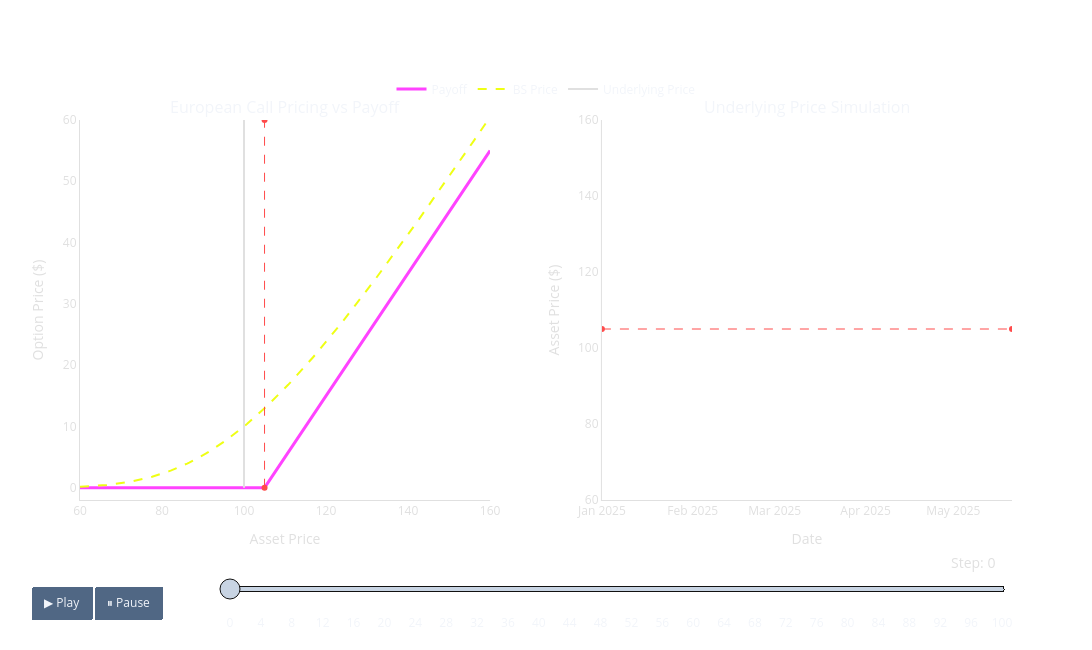

Notebook source saved alongside this figure:
### Markdown cell above
###### ______________________________________________________________________________________________________________________________________

##### Black-Scholes Pricing Argument

Black-Scholes suggest we can create a portfolio *today* and hold it to maturity such that we can *replicate* every possible payoff of the contract above.

If our portfolio matches every possible payoff of the option in the future *today*, the portfolio must hold the same value as the option contract by a no arbitrage assumption.

In other words, if they didn't match, we could just go long one and short there would be arbitrage!

Turns out, the constructed portfolio that replicates the option payoff, in a Black-Scholes framework, yields a parabolic PDE.

$$
\frac{\partial V}{\partial t} + \frac{1}{2} \sigma^2 S^2 \frac{\partial^2 V}{\partial S^2} + r S \frac{\partial V}{\partial S} - r V = 0
$$

This Black-Scholes Equation which can be solved for the pricing model or pricing functional giving us the price today under the model assumptions.

$$
 C_t(S_0, K, T, r, \sigma) = S_0 N(d_1) - K e^{-rT} N(d_2)
$$

### Code cell
import numpy as np
import pandas as pd
import plotly.graph_objects as go
from plotly.subplots import make_subplots
from scipy.stats import norm

# --- 1. Parameters & Data Generation ---
S0 = 100        # Initial price
K = 105         # Strike price
T = 1.0         # Time to maturity (1 year)
r = 0.05        # Risk-free rate
vol = 0.25      # Volatility
n_steps = 100   # Number of simulation steps
dt = T / n_steps

def call_payoff(S, K):
    return np.maximum(S - K, 0)

def black_scholes_call(S, K, T, r, sigma):
    # Avoid division by zero as T -> 0
    if T <= 1e-5:
        return np.maximum(S - K, 0)
    
    d1 = (np.log(S / K) + (r + 0.5 * sigma ** 2) * T) / (sigma * np.sqrt(T))
    d2 = d1 - sigma * np.sqrt(T)
    call_price = (S * norm.cdf(d1)) - (K * np.exp(-r * T) * norm.cdf(d2))
    return call_price

# Generate a Price Path
np.random.seed(42)
rets = np.random.normal((r - 0.5 * vol**2) * dt, vol * np.sqrt(dt), n_steps)
path = S0 * np.exp(np.cumsum(rets))
path = np.insert(path, 0, S0)
dates = pd.date_range(start='2025-01-01', periods=n_steps+1, freq='B')

S_range = np.linspace(60, 160, 200)
payoff_vals = call_payoff(S_range, K)

# Colors - Neon Theme
off_white = "#e0e0e0"
strike_color = "#ff4b4b"
payoff_color = "#ff43ff"   # Neon Pink
bs_color = "#efff14"       # Neon Yellow
path_color = "#00f2ff"     # Neon Cyan

# --- 2. Figure Setup ---
fig = make_subplots(
    rows=1, cols=2,
    subplot_titles=("European Call Pricing vs Payoff", "Underlying Price Simulation"),
    horizontal_spacing=0.12
)

# Initial Black-Scholes Curve (at t=0)
bs_initial = black_scholes_call(S_range, K, T, r, vol)

# Base traces
# 1. Payoff
fig.add_trace(go.Scatter(x=S_range, y=payoff_vals, name="Payoff",
                         line=dict(color=payoff_color, width=3)), row=1, col=1)

# 2. Black-Scholes Curve
fig.add_trace(go.Scatter(x=S_range, y=bs_initial, name="BS Price",
                         line=dict(color=bs_color, width=2, dash='dash')), row=1, col=1)

# 3. Strike Line (Hidden from legend to avoid clutter)
fig.add_trace(go.Scatter(x=[K, K], y=[0, 60], showlegend=False,
                         line=dict(color=strike_color, width=1, dash='dash')), row=1, col=1)

# 4. Current Price Marker (UPDATED: Added Label)
fig.add_trace(go.Scatter(x=[S0, S0], y=[0, 60], name="Underlying Price", showlegend=True,
                         line=dict(color=off_white, width=2), mode='lines'), row=1, col=1)

# 5. Strike Line Col 2
fig.add_trace(go.Scatter(x=[dates[0], dates[-1]], y=[K, K], showlegend=False,
                         line=dict(color=strike_color, width=1, dash='dash')), row=1, col=2)

# 6. Path
fig.add_trace(go.Scatter(x=[dates[0]], y=[S0], showlegend=False,
                         line=dict(color=path_color, width=2.5), mode='lines'), row=1, col=2)

# --- 3. Animation Frames & Slider Steps ---
frames = []
slider_steps = []

for i in range(n_steps + 1):
    current_price = path[i]
    T_remaining = T - (i * dt) 
    
    bs_current = black_scholes_call(S_range, K, T_remaining, r, vol)
    frame_name = f"f{i}"
    
    frames.append(go.Frame(
        data=[
            # Col 1: Payoff
            go.Scatter(x=S_range, y=payoff_vals, line=dict(color=payoff_color, width=3)),
            # Col 1: BS Curve
            go.Scatter(x=S_range, y=bs_current, line=dict(color=bs_color, width=2, dash='dash')),
            # Col 1: Strike Line
            go.Scatter(x=[K, K], y=[0, 60], line=dict(color=strike_color, width=1, dash='dash')),
            # Col 1: Current Price (Moving)
            go.Scatter(x=[current_price, current_price], y=[0, 60], line=dict(color=off_white, width=2), mode='lines'),
            
            # Col 2: Strike Line
            go.Scatter(x=[dates[0], dates[-1]], y=[K, K], line=dict(color=strike_color, width=1, dash='dash')),
            # Col 2: Path
            go.Scatter(x=dates[:i+1], y=path[:i+1], line=dict(color=path_color, width=2.5), mode='lines')
        ],
        name=frame_name
    ))
    
    step = {
        "args": [[frame_name], {"frame": {"duration": 0, "redraw": False}, "mode": "immediate", "fromcurrent": True}],
        "label": str(i),
        "method": "animate"
    }
    slider_steps.append(step)

fig.frames = frames

# --- 4. Layout with Buttons and Slider ---
fig.update_layout(
    template="plotly_dark",
    paper_bgcolor='rgba(0,0,0,0)',
    plot_bgcolor='rgba(0,0,0,0)',
    height=650, width=1200,
    # UPDATED: Increased top margin to make room for higher legend
    margin=dict(t=120, b=150), 
    
    # UPDATED: Raised legend position (y=1.12)
    legend=dict(orientation="h", y=1.12, x=0.5, xanchor="center"),
    
    updatemenus=[{
        "type": "buttons",
        "buttons": [
            {
                "label": "▶ Play",
                "method": "animate",
                "args": [None, {"frame": {"duration": 20, "redraw": False}, "fromcurrent": True}]
            },
            {
                "label": "⏸ Pause",
                "method": "animate",
                "args": [[None], {"frame": {"duration": 0, "redraw": False}, "mode": "immediate", "fromcurrent": True}]
            }
        ],
        "direction": "left",
        "pad": {"r": 10, "t": 87},
        "showactive": False,
        "x": 0.1,
        "xanchor": "right",
        "y": 0,
        "yanchor": "top"
    }],
    sliders=[{
        "active": 0,
        "yanchor": "top",
        "xanchor": "left",
        "currentvalue": {
            "font": {"size": 14, "color": off_white},
            "prefix": "Step: ",
            "visible": True,
            "xanchor": "right"
        },
        "transition": {"duration": 0},
        "pad": {"b": 10, "t": 50},
        "len": 0.85,
        "x": 0.15,
        "y": 0,
        "steps": slider_steps
    }]
)

axis_style = dict(
    showgrid=True, gridcolor='rgba(255,255,255,0.15)',
    tickfont=dict(color=off_white), linecolor=off_white,
    zeroline=False, title_font=dict(color=off_white)
)

fig.update_xaxes(axis_style, range=[60, 160], title_text="Asset Price", row=1, col=1)
fig.update_yaxes(axis_style, range=[-2, 60], title_text="Option Price ($)", row=1, col=1)
fig.update_xaxes(axis_style, range=[dates[0], dates[-1]], title_text="Date", row=1, col=2)
fig.update_yaxes(axis_style, range=[60, 160], title_text="Asset Price ($)", row=1, col=2)

fig.show()

### Figure 1 — Plotly figure (JSON) as saved in the notebook; plotly's stock layout.template omitted (floating-point values rounded to 4 significant figures; data arrays with more than 128 entries replaced by an {"elided": "..."} marker saying what was removed)
{"data": [{"line": {"color": "#ff43ff", "width": 3}, "name": "Payoff", "type": "scatter", "x": {"elided": "200 float values"}, "xaxis": "x", "y": {"elided": "200 float values"}, "yaxis": "y"}, {"line": {"color": "#efff14", "dash": "dash", "width": 2}, "name": "BS Price", "type": "scatter", "x": {"elided": "200 float values"}, "xaxis": "x", "y": {"elided": "200 float values"}, "yaxis": "y"}, {"line": {"color": "#ff4b4b", "dash": "dash", "width": 1}, "showlegend": false, "type": "scatter", "x": [105, 105], "xaxis": "x", "y": [0, 60], "yaxis": "y"}, {"line": {"color": "#e0e0e0", "width": 2}, "mode": "lines", "name": "Underlying Price", "showlegend": true, "type": "scatter", "x": [100, 100], "xaxis": "x", "y": [0, 60], "yaxis": "y"}, {"line": {"color": "#ff4b4b", "dash": "dash", "width": 1}, "showlegend": false, "type": "scatter", "x": ["2025-01-01T00:00:00", "2025-05-21T00:00:00"], "xaxis": "x2", "y": [105, 105], "yaxis": "y2"}, {"line": {"color": "#00f2ff", "width": 2.5}, "mode": "lines", "showlegend": false, "type": "scatter", "x": ["2025-01-01T00:00:00"], "xaxis": "x2", "y": [100], "yaxis": "y2"}], "layout": {"annotations": [{"font": {"size": 16}, "showarrow": false, "text": "European Call Pricing vs Payoff", "x": 0.22, "xanchor": "center", "xref": "paper", "y": 1, "yanchor": "bottom", "yref": "paper"}, {"font": {"size": 16}, "showarrow": false, "text": "Underlying Price Simulation", "x": 0.78, "xanchor": "center", "xref": "paper", "y": 1, "yanchor": "bottom", "yref": "paper"}], "height": 650, "legend": {"orientation": "h", "x": 0.5, "xanchor": "center", "y": 1.12}, "margin": {"b": 150, "t": 120}, "paper_bgcolor": "rgba(0,0,0,0)", "plot_bgcolor": "rgba(0,0,0,0)", "sliders": [{"active": 0, "currentvalue": {"font": {"color": "#e0e0e0", "size": 14}, "prefix": "Step: ", "visible": true, "xanchor": "right"}, "len": 0.85, "pad": {"b": 10, "t": 50}, "steps": [{"args": [["f0"], {"frame": {"duration": 0, "redraw": false}, "fromcurrent": true, "mode": "immediate"}], "label": "0", "method": "animate"}, {"args": [["f1"], {"frame": {"duration": 0, "redraw": false}, "fromcurrent": true, "mode": "immediate"}], "label": "1", "method": "animate"}, {"args": [["f2"], {"frame": {"duration": 0, "redraw": false}, "fromcurrent": true, "mode": "immediate"}], "label": "2", "method": "animate"}, {"args": [["f3"], {"frame": {"duration": 0, "redraw": false}, "fromcurrent": true, "mode": "immediate"}], "label": "3", "method": "animate"}, {"args": [["f4"], {"frame": {"duration": 0, "redraw": false}, "fromcurrent": true, "mode": "immediate"}], "label": "4", "method": "animate"}, {"args": [["f5"], {"frame": {"duration": 0, "redraw": false}, "fromcurrent": true, "mode": "immediate"}], "label": "5", "method": "animate"}, {"args": [["f6"], {"frame": {"duration": 0, "redraw": false}, "fromcurrent": true, "mode": "immediate"}], "label": "6", "method": "animate"}, {"args": [["f7"], {"frame": {"duration": 0, "redraw": false}, "fromcurrent": true, "mode": "immediate"}], "label": "7", "method": "animate"}, {"args": [["f8"], {"frame": {"duration": 0, "redraw": false}, "fromcurrent": true, "mode": "immediate"}], "label": "8", "method": "animate"}, {"args": [["f9"], {"frame": {"duration": 0, "redraw": false}, "fromcurrent": true, "mode": "immediate"}], "label": "9", "method": "animate"}, {"args": [["f10"], {"frame": {"duration": 0, "redraw": false}, "fromcurrent": true, "mode": "immediate"}], "label": "10", "method": "animate"}, {"args": [["f11"], {"frame": {"duration": 0, "redraw": false}, "fromcurrent": true, "mode": "immediate"}], "label": "11", "method": "animate"}, {"args": [["f12"], {"frame": {"duration": 0, "redraw": false}, "fromcurrent": true, "mode": "immediate"}], "label": "12", "method": "animate"}, {"args": [["f13"], {"frame": {"duration": 0, "redraw": false}, "fromcurrent": true, "mode": "immediate"}], "label": "13", "method": "animate"}, {"args": [["f14"], {"frame": {"duration": 0, "redraw": false}, "fromcurrent": true, "mode": "immediate"}], "label": "14", "method": "animate"}, {"args": [["f15"], {"frame": {"duration": 0, "redraw": false}, "fromcurrent": true, "mode": "immediate"}], "label": "15", "method": "animate"}, {"args": [["f16"], {"frame": {"duration": 0, "redraw": false}, "fromcurrent": true, "mode": "immediate"}], "label": "16", "method": "animate"}, {"args": [["f17"], {"frame": {"duration": 0, "redraw": false}, "fromcurrent": true, "mode": "immediate"}], "label": "17", "method": "animate"}, {"args": [["f18"], {"frame": {"duration": 0, "redraw": false}, "fromcurrent": true, "mode": "immediate"}], "label": "18", "method": "animate"}, {"args": [["f19"], {"frame": {"duration": 0, "redraw": false}, "fromcurrent": true, "mode": "immediate"}], "label": "19", "method": "animate"}, {"args": [["f20"], {"frame": {"duration": 0, "redraw": false}, "fromcurrent": true, "mode": "immediate"}], "label": "20", "method": "animate"}, {"args": [["f21"], {"frame": {"duration": 0, "redraw": false}, "fromcurrent": true, "mode": "immediate"}], "label": "21", "method": "animate"}, {"args": [["f22"], {"frame": {"duration": 0, "redraw": false}, "fromcurrent": true, "mode": "immediate"}], "label": "22", "method": "animate"}, {"args": [["f23"], {"frame": {"duration": 0, "redraw": false}, "fromcurrent": true, "mode": "immediate"}], "label": "23", "method": "animate"}, {"args": [["f24"], {"frame": {"duration": 0, "redraw": false}, "fromcurrent": true, "mode": "immediate"}], "label": "24", "method": "animate"}, {"args": [["f25"], {"frame": {"duration": 0, "redraw": false}, "fromcurrent": true, "mode": "immediate"}], "label": "25", "method": "animate"}, {"args": [["f26"], {"frame": {"duration": 0, "redraw": false}, "fromcurrent": true, "mode": "immediate"}], "label": "26", "method": "animate"}, {"args": [["f27"], {"frame": {"duration": 0, "redraw": false}, "fromcurrent": true, "mode": "immediate"}], "label": "27", "method": "animate"}, {"args": [["f28"], {"frame": {"duration": 0, "redraw": false}, "fromcurrent": true, "mode": "immediate"}], "label": "28", "method": "animate"}, {"args": [["f29"], {"frame": {"duration": 0, "redraw": false}, "fromcurrent": true, "mode": "immediate"}], "label": "29", "method": "animate"}, {"args": [["f30"], {"frame": {"duration": 0, "redraw": false}, "fromcurrent": true, "mode": "immediate"}], "label": "30", "method": "animate"}, {"args": [["f31"], {"frame": {"duration": 0, "redraw": false}, "fromcurrent": true, "mode": "immediate"}], "label": "31", "method": "animate"}, {"args": [["f32"], {"frame": {"duration": 0, "redraw": false}, "fromcurrent": true, "mode": "immediate"}], "label": "32", "method": "animate"}, {"args": [["f33"], {"frame": {"duration": 0, "redraw": false}, "fromcurrent": true, "mode": "immediate"}], "label": "33", "method": "animate"}, {"args": [["f34"], {"frame": {"duration": 0, "redraw": false}, "fromcurrent": true, "mode": "immediate"}], "label": "34", "method": "animate"}, {"args": [["f35"], {"frame": {"duration": 0, "redraw": false}, "fromcurrent": true, "mode": "immediate"}], "label": "35", "method": "animate"}, {"args": [["f36"], {"frame": {"duration": 0, "redraw": false}, "fromcurrent": true, "mode": "immediate"}], "label": "36", "method": "animate"}, {"args": [["f37"], {"frame": {"duration": 0, "redraw": false}, "fromcurrent": true, "mode": "immediate"}], "label": "37", "method": "animate"}, {"args": [["f38"], {"frame": {"duration": 0, "redraw": false}, "fromcurrent": true, "mode": "immediate"}], "label": "38", "method": "animate"}, {"args": [["f39"], {"frame": {"duration": 0, "redraw": false}, "fromcurrent": true, "mode": "immediate"}], "label": "39", "method": "animate"}, {"args": [["f40"], {"frame": {"duration": 0, "redraw": false}, "fromcurrent": true, "mode": "immediate"}], "label": "40", "method": "animate"}, {"args": [["f41"], {"frame": {"duration": 0, "redraw": false}, "fromcurrent": true, "mode": "immediate"}], "label": "41", "method": "animate"}, {"args": [["f42"], {"frame": {"duration": 0, "redraw": false}, "fromcurrent": true, "mode": "immediate"}], "label": "42", "method": "animate"}, {"args": [["f43"], {"frame": {"duration": 0, "redraw": false}, "fromcurrent": true, "mode": "immediate"}], "label": "43", "method": "animate"}, {"args": [["f44"], {"frame": {"duration": 0, "redraw": false}, "fromcurrent": true, "mode": "immediate"}], "label": "44", "method": "animate"}, {"args": [["f45"], {"frame": {"duration": 0, "redraw": false}, "fromcurrent": true, "mode": "immediate"}], "label": "45", "method": "animate"}, {"args": [["f46"], {"frame": {"duration": 0, "redraw": false}, "fromcurrent": true, "mode": "immediate"}], "label": "46", "method": "animate"}, {"args": [["f47"], {"frame": {"duration": 0, "redraw": false}, "fromcurrent": true, "mode": "immediate"}], "label": "47", "method": "animate"}, {"args": [["f48"], {"frame": {"duration": 0, "redraw": false}, "fromcurrent": true, "mode": "immediate"}], "label": "48", "method": "animate"}, {"args": [["f49"], {"frame": {"duration": 0, "redraw": false}, "fromcurrent": true, "mode": "immediate"}], "label": "49", "method": "animate"}, {"args": [["f50"], {"frame": {"duration": 0, "redraw": false}, "fromcurrent": true, "mode": "immediate"}], "label": "50", "method": "animate"}, {"args": [["f51"], {"frame": {"duration": 0, "redraw": false}, "fromcurrent": true, "mode": "immediate"}], "label": "51", "method": "animate"}, {"args": [["f52"], {"frame": {"duration": 0, "redraw": false}, "fromcurrent": true, "mode": "immediate"}], "label": "52", "method": "animate"}, {"args": [["f53"], {"frame": {"duration": 0, "redraw": false}, "fromcurrent": true, "mode": "immediate"}], "label": "53", "method": "animate"}, {"args": [["f54"], {"frame": {"duration": 0, "redraw": false}, "fromcurrent": true, "mode": "immediate"}], "label": "54", "method": "animate"}, {"args": [["f55"], {"frame": {"duration": 0, "redraw": false}, "fromcurrent": true, "mode": "immediate"}], "label": "55", "method": "animate"}, {"args": [["f56"], {"frame": {"duration": 0, "redraw": false}, "fromcurrent": true, "mode": "immediate"}], "label": "56", "method": "animate"}, {"args": [["f57"], {"frame": {"duration": 0, "redraw": false}, "fromcurrent": true, "mode": "immediate"}], "label": "57", "method": "animate"}, {"args": [["f58"], {"frame": {"duration": 0, "redraw": false}, "fromcurrent": true, "mode": "immediate"}], "label": "58", "method": "animate"}, {"args": [["f59"], {"frame": {"duration": 0, "redraw": false}, "fromcurrent": true, "mode": "immediate"}], "label": "59", "method": "animate"}, {"args": [["f60"], {"frame": {"duration": 0, "redraw": false}, "fromcurrent": true, "mode": "immediate"}], "label": "60", "method": "animate"}, {"args": [["f61"], {"frame": {"duration": 0, "redraw": false}, "fromcurrent": true, "mode": "immediate"}], "label": "61", "method": "animate"}, {"args": [["f62"], {"frame": {"duration": 0, "redraw": false}, "fromcurrent": true, "mode": "immediate"}], "label": "62", "method": "animate"}, {"args": [["f63"], {"frame": {"duration": 0, "redraw": false}, "fromcurrent": true, "mode": "immediate"}], "label": "63", "method": "animate"}, {"args": [["f64"], {"frame": {"duration": 0, "redraw": false}, "fromcurrent": true, "mode": "immediate"}], "label": "64", "method": "animate"}, {"args": [["f65"], {"frame": {"duration": 0, "redraw": false}, "fromcurrent": true, "mode": "immediate"}], "label": "65", "method": "animate"}, {"args": [["f66"], {"frame": {"duration": 0, "redraw": false}, "fromcurrent": true, "mode": "immediate"}], "label": "66", "method": "animate"}, {"args": [["f67"], {"frame": {"duration": 0, "redraw": false}, "fromcurrent": true, "mode": "immediate"}], "label": "67", "method": "animate"}, {"args": [["f68"], {"frame": {"duration": 0, "redraw": false}, "fromcurrent": true, "mode": "immediate"}], "label": "68", "method": "animate"}, {"args": [["f69"], {"frame": {"duration": 0, "redraw": false}, "fromcurrent": true, "mode": "immediate"}], "label": "69", "method": "animate"}, {"args": [["f70"], {"frame": {"duration": 0, "redraw": false}, "fromcurrent": true, "mode": "immediate"}], "label": "70", "method": "animate"}, {"args": [["f71"], {"frame": {"duration": 0, "redraw": false}, "fromcurrent": true, "mode": "immediate"}], "label": "71", "method": "animate"}, {"args": [["f72"], {"frame": {"duration": 0, "redraw": false}, "fromcurrent": true, "mode": "immediate"}], "label": "72", "method": "animate"}, {"args": [["f73"], {"frame": {"duration": 0, "redraw": false}, "fromcurrent": true, "mode": "immediate"}], "label": "73", "method": "animate"}, {"args": [["f74"], {"frame": {"duration": 0, "redraw": false}, "fromcurrent": true, "mode": "immediate"}], "label": "74", "method": "animate"}, {"args": [["f75"], {"frame": {"duration": 0, "redraw": false}, "fromcurrent": true, "mode": "immediate"}], "label": "75", "method": "animate"}, {"args": [["f76"], {"frame": {"duration": 0, "redraw": false}, "fromcurrent": true, "mode": "immediate"}], "label": "76", "method": "animate"}, {"args": [["f77"], {"frame": {"duration": 0, "redraw": false}, "fromcurrent": true, "mode": "immediate"}], "label": "77", "method": "animate"}, {"args": [["f78"], {"frame": {"duration": 0, "redraw": false}, "fromcurrent": true, "mode": "immediate"}], "label": "78", "method": "animate"}, {"args": [["f79"], {"frame": {"duration": 0, "redraw": false}, "fromcurrent": true, "mode": "immediate"}], "label": "79", "method": "animate"}, {"args": [["f80"], {"frame": {"duration": 0, "redraw": false}, "fromcurrent": true, "mode": "immediate"}], "label": "80", "method": "animate"}, {"args": [["f81"], {"frame": {"duration": 0, "redraw": false}, "fromcurrent": true, "mode": "immediate"}], "label": "81", "method": "animate"}, {"args": [["f82"], {"frame": {"duration": 0, "redraw": false}, "fromcurrent": true, "mode": "immediate"}], "label": "82", "method": "animate"}, {"args": [["f83"], {"frame": {"duration": 0, "redraw": false}, "fromcurrent": true, "mode": "immediate"}], "label": "83", "method": "animate"}, {"args": [["f84"], {"frame": {"duration": 0, "redraw": false}, "fromcurrent": true, "mode": "immediate"}], "label": "84", "method": "animate"}, {"args": [["f85"], {"frame": {"duration": 0, "redraw": false}, "fromcurrent": true, "mode": "immediate"}], "label": "85", "method": "animate"}, {"args": [["f86"], {"frame": {"duration": 0, "redraw": false}, "fromcurrent": true, "mode": "immediate"}], "label": "86", "method": "animate"}, {"args": [["f87"], {"frame": {"duration": 0, "redraw": false}, "fromcurrent": true, "mode": "immediate"}], "label": "87", "method": "animate"}, {"args": [["f88"], {"frame": {"duration": 0, "redraw": false}, "fromcurrent": true, "mode": "immediate"}], "label": "88", "method": "animate"}, {"args": [["f89"], {"frame": {"duration": 0, "redraw": false}, "fromcurrent": true, "mode": "immediate"}], "label": "89", "method": "animate"}, {"args": [["f90"], {"frame": {"duration": 0, "redraw": false}, "fromcurrent": true, "mode": "immediate"}], "label": "90", "method": "animate"}, {"args": [["f91"], {"frame": {"duration": 0, "redraw": false}, "fromcurrent": true, "mode": "immediate"}], "label": "91", "method": "animate"}, {"args": [["f92"], {"frame": {"duration": 0, "redraw": false}, "fromcurrent": true, "mode": "immediate"}], "label": "92", "method": "animate"}, {"args": [["f93"], {"frame": {"duration": 0, "redraw": false}, "fromcurrent": true, "mode": "immediate"}], "label": "93", "method": "animate"}, {"args": [["f94"], {"frame": {"duration": 0, "redraw": false}, "fromcurrent": true, "mode": "immediate"}], "label": "94", "method": "animate"}, {"args": [["f95"], {"frame": {"duration": 0, "redraw": false}, "fromcurrent": true, "mode": "immediate"}], "label": "95", "method": "animate"}, {"args": [["f96"], {"frame": {"duration": 0, "redraw": false}, "fromcurrent": true, "mode": "immediate"}], "label": "96", "method": "animate"}, {"args": [["f97"], {"frame": {"duration": 0, "redraw": false}, "fromcurrent": true, "mode": "immediate"}], "label": "97", "method": "animate"}, {"args": [["f98"], {"frame": {"duration": 0, "redraw": false}, "fromcurrent": true, "mode": "immediate"}], "label": "98", "method": "animate"}, {"args": [["f99"], {"frame": {"duration": 0, "redraw": false}, "fromcurrent": true, "mode": "immediate"}], "label": "99", "method": "animate"}, {"args": [["f100"], {"frame": {"duration": 0, "redraw": false}, "fromcurrent": true, "mode": "immediate"}], "label": "100", "method": "animate"}], "transition": {"duration": 0}, "x": 0.15, "xanchor": "left", "y": 0, "yanchor": "top"}], "updatemenus": [{"buttons": [{"args": [null, {"frame": {"duration": 20, "redraw": false}, "fromcurrent": true}], "label": "▶ Play", "method": "animate"}, {"args": [[null], {"frame": {"duration": 0, "redraw": false}, "fromcurrent": true, "mode": "immediate"}], "label": "⏸ Pause", "method": "animate"}], "direction": "left", "pad": {"r": 10, "t": 87}, "showactive": false, "type": "buttons", "x": 0.1, "xanchor": "right", "y": 0, "yanchor": "top"}], "width": 1200, "xaxis": {"anchor": "y", "domain": [0, 0.44], "gridcolor": "rgba(255,255,255,0.15)", "linecolor": "#e0e0e0", "range": [60, 160], "showgrid": true, "tickfont": {"color": "#e0e0e0"}, "title": {"font": {"color": "#e0e0e0"}, "text": "Asset Price"}, "zeroline": false}, "xaxis2": {"anchor": "y2", "domain": [0.56, 1], "gridcolor": "rgba(255,255,255,0.15)", "linecolor": "#e0e0e0", "range": ["2025-01-01T00:00:00", "2025-05-21T00:00:00"], "showgrid": true, "tickfont": {"color": "#e0e0e0"}, "title": {"font": {"color": "#e0e0e0"}, "text": "Date"}, "zeroline": false}, "yaxis": {"anchor": "x", "domain": [0, 1], "gridcolor": "rgba(255,255,255,0.15)", "linecolor": "#e0e0e0", "range": [-2, 60], "showgrid": true, "tickfont": {"color": "#e0e0e0"}, "title": {"font": {"color": "#e0e0e0"}, "text": "Option Price ($)"}, "zeroline": false}, "yaxis2": {"anchor": "x2", "domain": [0, 1], "gridcolor": "rgba(255,255,255,0.15)", "linecolor": "#e0e0e0", "range": [60, 160], "showgrid": true, "tickfont": {"color": "#e0e0e0"}, "title": {"font": {"color": "#e0e0e0"}, "text": "Asset Price ($)"}, "zeroline": false}}}
